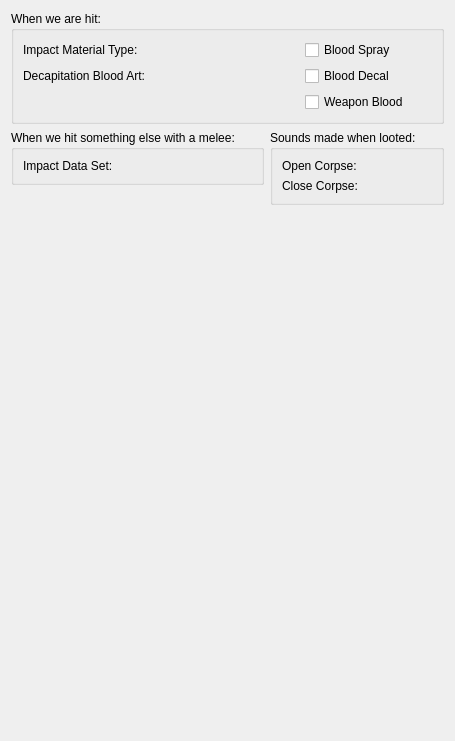
     <widget class="QWidget" name="tabBlood">
      <attribute name="title">
       <string>Blood</string>
      </attribute>
      <layout class="QGridLayout" name="gridLayout_21" rowstretch="0,0,0,1">
       <item row="0" column="0" colspan="2">
        <widget class="QGroupBox" name="groupBox_12">
         <property name="title">
          <string>When we are hit:</string>
         </property>
         <layout class="QGridLayout" name="gridLayout_18">
          <item row="0" column="3">
           <widget class="QCheckBox" name="flagBloodSpray">
            <property name="whatsThis">
             <string>Control whether a blood spray is visible when actors of this race are attacked.</string>
            </property>
            <property name="text">
             <string>Blood Spray</string>
            </property>
           </widget>
          </item>
          <item row="1" column="1">
           <widget class="DKFormPicker" name="decapBloodArt">
            <property name="whatsThis">
             <string>The art effect used for blood spray graphics, when actors of this race are decapitated.</string>
            </property>
           </widget>
          </item>
          <item row="0" column="0">
           <widget class="QLabel" name="label_34">
            <property name="text">
             <string>Impact Material Type:</string>
            </property>
            <property name="buddy">
             <cstring>impactMaterialType</cstring>
            </property>
           </widget>
          </item>
          <item row="1" column="3">
           <widget class="QCheckBox" name="flagBloodDecal">
            <property name="whatsThis">
             <string>Control whether actors of this race leave bloodstains on nearby surfaces when attacked.</string>
            </property>
            <property name="text">
             <string>Blood Decal</string>
            </property>
           </widget>
          </item>
          <item row="0" column="1">
           <widget class="DKFormPicker" name="impactMaterialType">
            <property name="whatsThis">
             <string>&lt;p&gt;The impact material type chosen here will influence the sound that is made when actors of this race are hit. It should correspond to what physical material the actor's surface is made of (e.g. skin, fur, metal).&lt;/p&gt;</string>
            </property>
           </widget>
          </item>
          <item row="2" column="3">
           <widget class="QCheckBox" name="flagWeaponBlood">
            <property name="whatsThis">
             <string>Control whether actors of this race leave bloodstains on an attacker's weapon.</string>
            </property>
            <property name="text">
             <string>Weapon Blood</string>
            </property>
           </widget>
          </item>
          <item row="1" column="0">
           <widget class="QLabel" name="label_35">
            <property name="text">
             <string>Decapitation Blood Art:</string>
            </property>
            <property name="buddy">
             <cstring>decapBloodArt</cstring>
            </property>
           </widget>
          </item>
          <item row="0" column="2">
           <spacer name="horizontalSpacer_4">
            <property name="orientation">
             <enum>Qt::Horizontal</enum>
            </property>
            <property name="sizeType">
             <enum>QSizePolicy::Fixed</enum>
            </property>
            <property name="sizeHint" stdset="0">
             <size>
              <width>16</width>
              <height>8</height>
             </size>
            </property>
           </spacer>
          </item>
         </layout>
        </widget>
       </item>
       <item row="1" column="0">
        <widget class="QGroupBox" name="groupBox_13">
         <property name="title">
          <string>When we hit something else with a melee:</string>
         </property>
         <layout class="QGridLayout" name="gridLayout_19">
          <item row="0" column="0">
           <widget class="QLabel" name="label_36">
            <property name="text">
             <string>Impact Data Set:</string>
            </property>
            <property name="buddy">
             <cstring>impactDataSet</cstring>
            </property>
           </widget>
          </item>
          <item row="0" column="1">
           <widget class="DKFormPicker" name="impactDataSet"/>
          </item>
         </layout>
        </widget>
       </item>
       <item row="1" column="1" rowspan="2">
        <widget class="QGroupBox" name="groupBox_14">
         <property name="title">
          <string>Sounds made when looted:</string>
         </property>
         <layout class="QGridLayout" name="gridLayout_20">
          <item row="0" column="0">
           <widget class="QLabel" name="label_37">
            <property name="text">
             <string>Open Corpse:</string>
            </property>
            <property name="buddy">
             <cstring>soundOpen</cstring>
            </property>
           </widget>
          </item>
          <item row="0" column="1">
           <widget class="DKFormPicker" name="soundOpen">
            <property name="whatsThis">
             <string>Sound played when the player opens the Container Menu on dead actors of this race.</string>
            </property>
           </widget>
          </item>
          <item row="1" column="0">
           <widget class="QLabel" name="label_38">
            <property name="text">
             <string>Close Corpse:</string>
            </property>
            <property name="buddy">
             <cstring>soundClose</cstring>
            </property>
           </widget>
          </item>
          <item row="1" column="1">
           <widget class="DKFormPicker" name="soundClose">
            <property name="whatsThis">
             <string>Sound played when the player closes the Container Menu on dead actors of this race.</string>
            </property>
           </widget>
          </item>
         </layout>
        </widget>
       </item>
       <item row="2" column="0">
        <spacer name="verticalSpacer_2">
         <property name="orientation">
          <enum>Qt::Vertical</enum>
         </property>
         <property name="sizeHint" stdset="0">
          <size>
           <width>20</width>
           <height>19</height>
          </size>
         </property>
        </spacer>
       </item>
       <item row="3" column="1">
        <spacer name="verticalSpacer_3">
         <property name="orientation">
          <enum>Qt::Vertical</enum>
         </property>
         <property name="sizeHint" stdset="0">
          <size>
           <width>20</width>
           <height>525</height>
          </size>
         </property>
        </spacer>
       </item>
      </layout>
     </widget>
